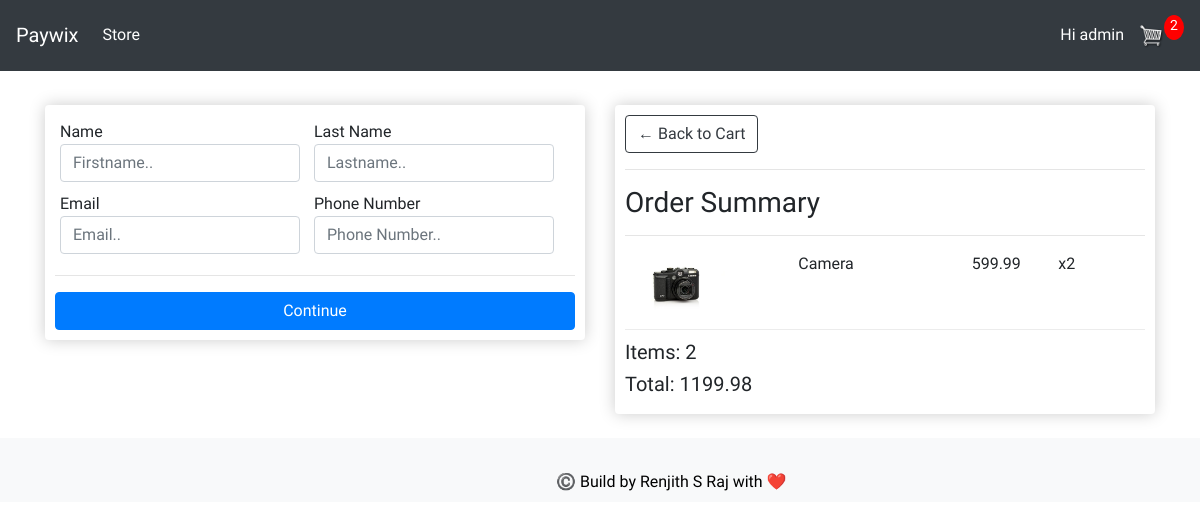
/checkout/ (signed in), run on an earlier commit of the app's database.
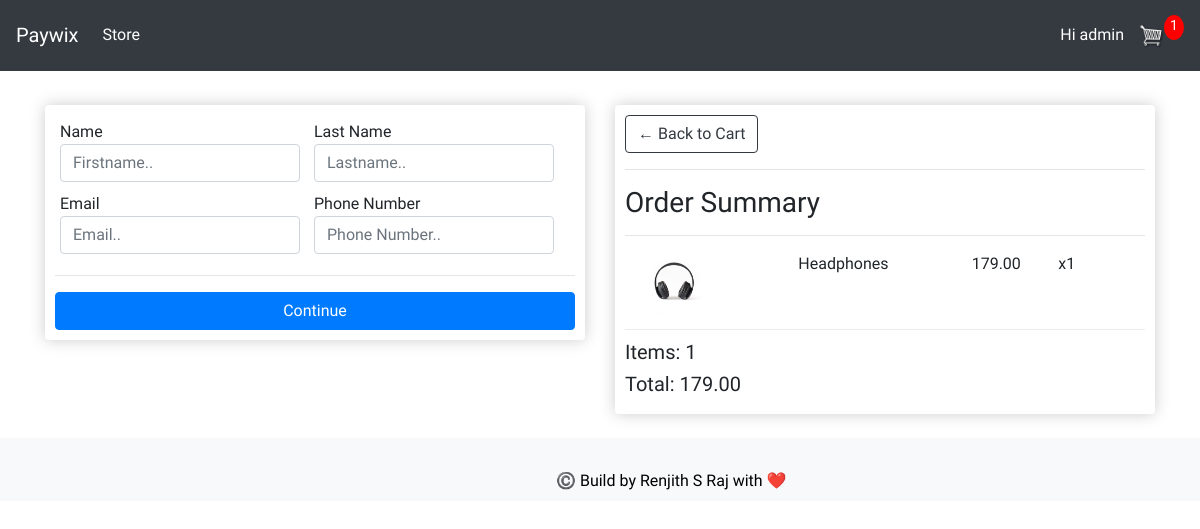
And on a later commit of the database.
### store/models.py (models this page shows, shortened)
class OrderItem(models.Model):
    product = models.ForeignKey(Product, on_delete=models.SET_NULL, null=True)
    order = models.ForeignKey(Order, on_delete=models.SET_NULL, null=True)
    quantity = models.IntegerField(default=0, null=True, blank=True)
    date_added = models.DateTimeField(auto_now_add=True)
    @property
    def get_total(self):
        total = self.product.price * self.quantity
        return total

class Product(models.Model):
    name = models.CharField(max_length=200, null=True)
    price = models.FloatField(max_length=200, null=True)
    digital = models.BooleanField(default=False, null=True, blank=True)
    image = models.ImageField(null=True, blank=True)
    @property
    def imageURL(self):
        try:
            url = self.image.url
        except:
            url = ''
        return url

class Order(models.Model):
    customer = models.ForeignKey(Customer, on_delete=models.SET_NULL, null=True, blank=True)
    date_order = models.DateTimeField(auto_now_add=True)
    complete = models.BooleanField(default=False, null=True, blank=True)
    transaction_id = models.CharField(max_length=200, null=True)
    pg_source = models.CharField(max_length=225, null=True, blank=True)
    pg_id = models.CharField(max_length=255, null=True, blank=True)
    pg_response = models.TextField(null=True, blank=True)
    txn_stts = models.CharField(default="InProgress", max_length=70)
    transaction_msg = models.TextField(null=True, blank=True)
    @property
    def get_cart_total(self):
        orderitems = self.orderitem_set.all()
        total = sum([item.get_total for item in orderitems])
        return total
    @property
    def get_cart_items(self):
        orderitems = self.orderitem_set.all()
        total = sum([item.quantity for item in orderitems])
        return total

### store/views.py (the view)
# urls.py: path('checkout/', views.checkout, name="checkout"),
def checkout(request):
    data = cartData(request)
    cartItems = data['cartItems']
    order = data['order']
    items = data['items']
    import uuid
    lowercase_str = uuid.uuid4().hex
    transaction_id = f"{order.id}_{lowercase_str}"
    order.transaction_id = transaction_id
    order.save()
    context = {'items': items, 'order': order, 'cartItems': cartItems}
    return render(request, 'store/checkout.html', context)

### store/utils.py (called while the page is built)
def cartData(request):
    if request.user.is_authenticated:
        customer = request.user.customer
        order, created = Order.objects.get_or_create(customer=customer, complete=False)
        items = order.orderitem_set.all()
        cartItems = order.get_cart_items
    else:
        cookieData = cookieCart(request)
        cartItems = cookieData['cartItems']
        order = cookieData['order']
        items = cookieData['items']
    return {'cartItems': cartItems, 'order': order, 'items': items}

### templates/store/checkout.html (shortened to what this page needs)
{% extends 'store/main.html' %}
{% load static %}
{% block content %}
     <div class="row">
		<div class="col-lg-6">
			<div class="box-element" id="form-wrapper">
				<form id="form" action="{% url 'payment_processing' %}" method="POST">
					<div id="user-info">
						<div class="form-field">
							<span>Name</span>
							<input required class="form-control" type="text" name="fname" placeholder="Firstname..">
						</div>
						<div class="form-field">
							<span>Last Name</span>
							<input required class="form-control" type="text" name="lname" placeholder="Lastname..">
						</div>
					</div>
					<div id="user-info">
						<div class="form-field">
							<span>Email</span>
							<input required class="form-control" type="email" name="email" placeholder="Email..">
						</div>
						<div class="form-field">
							<span>Phone Number</span>
							<input required class="form-control" type="text" name="phone" placeholder="Phone Number..">
						</div>
					</div>
					<hr>
					<input id="form-button" class="btn btn-primary btn-block" type="submit" value="Continue">
				</form>
			</div>
			<br>
		</div>
		<div class="col-lg-6">
			<div class="box-element">
				<a  class="btn btn-outline-dark" href="{% url 'cart' %}">&#x2190; Back to Cart</a>
				<hr>
				<h3>Order Summary</h3>
				<hr>
				{% for item in items %}
				<div class="cart-row">
					<div style="flex:2"><img class="row-image" src="{{item.product.imageURL}}"></div>
					<div style="flex:2"><p>{{item.product.name}}</p></div>
					<div style="flex:1"><p>{{item.product.price|floatformat:2}}</p></div>
					<div style="flex:1"><p>x{{item.quantity}}</p></div>
				</div>
				{% endfor %}
				<h5>Items:   {{order.get_cart_items}}</h5>
				<h5>Total:   {{order.get_cart_total|floatformat:2}}</h5>
			</div>
		</div>
	</div>
{% endblock content %}

### templates/store/main.html (shortened to what this page needs)
<!DOCTYPE html>
{% load static %}
<html>
    <head>
            <link rel="stylesheet" type="text/css" href="{% static 'css/main.css' %}">
            <link rel="stylesheet" href="https://maxcdn.bootstrapcdn.com/bootstrap/4.0.0/css/bootstrap.min.css">
     </head>
     <body style="font-family: 'Glory', sans-serif;">
        <nav class="navbar navbar-expand-lg navbar-dark bg-dark">
          <a class="navbar-brand" href="{% url 'store' %}">Paywix</a>
          <div class="collapse navbar-collapse" id="navbarSupportedContent">
            <ul class="navbar-nav mr-auto">
              <li class="nav-item active">
                <a class="nav-link" href="{% url 'store' %}">Store <span class="sr-only">(current)</span></a>
              </li>
            </ul>
            <div class="form-inline my-2 my-lg-0">
                {% if request.user.is_authenticated %}
                    <p style="color: white; margin-top: 12%;"> Hi {{request.user.username}}</p>
                {% else %}
                    <a href="#"class="btn btn-primary">Login</a>
                {% endif %}
                <a href="{% url 'cart' %}">
                    <img  id="cart-icon" src="{% static 'images/cart.png' %}">
                </a>
                <p id="cart-total">{{ cartItems }}</p>
            </div>
          </div>
        </nav>
         <div class="container">
                <br>
                {% block content %}
                 {% endblock content %}
                <br>
         </div>
      <nav class="navbar navbar-expand-lg navbar-light bg-light"><span style="font-family: 'Glory', sans-serif; color: black; margin-top: 2%; margin-left: 540px;"> ©️ Build by Renjith S Raj with ❤️ </span></nav>
     </body>
</html>

What changed in the data, as far as the page shows it:
removed OrderItem: product.imageURL (picture), product.name "Camera", product.price "599.99", quantity "2"
removed Order: get_cart_items "2", get_cart_total "1199.98"
added OrderItem: product.imageURL (picture), product.name "Headphones", product.price "179.00", quantity "1"
added Order: get_cart_items "1", get_cart_total "179.00"
Also different on the page:
{{ cartItems }}: "2" → "1"
